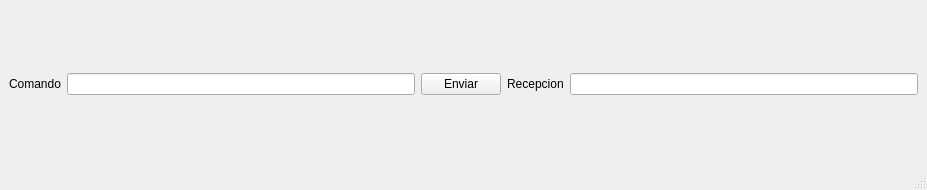
<?xml version="1.0" encoding="UTF-8"?>
<ui version="4.0">
 <class>MainWindow</class>
 <widget class="QMainWindow" name="MainWindow">
  <property name="geometry">
   <rect>
    <x>0</x>
    <y>0</y>
    <width>927</width>
    <height>190</height>
   </rect>
  </property>
  <property name="windowTitle">
   <string>MainWindow</string>
  </property>
  <widget class="QWidget" name="centralwidget">
   <layout class="QVBoxLayout" name="verticalLayout">
    <item>
     <layout class="QHBoxLayout" name="horizontalLayout">
      <item>
       <widget class="QLabel" name="label">
        <property name="text">
         <string>Comando</string>
        </property>
       </widget>
      </item>
      <item>
       <widget class="QLineEdit" name="qComando_LineEdit"/>
      </item>
      <item>
       <widget class="QPushButton" name="qEnviaComando_pushButton">
        <property name="text">
         <string>Enviar</string>
        </property>
       </widget>
      </item>
      <item>
       <widget class="QLabel" name="label_2">
        <property name="text">
         <string>Recepcion</string>
        </property>
       </widget>
      </item>
      <item>
       <widget class="QLineEdit" name="qRecepcion_lineEdit"/>
      </item>
     </layout>
    </item>
   </layout>
  </widget>
  <widget class="QMenuBar" name="menubar">
   <property name="geometry">
    <rect>
     <x>0</x>
     <y>0</y>
     <width>927</width>
     <height>22</height>
    </rect>
   </property>
  </widget>
  <widget class="QStatusBar" name="statusbar"/>
 </widget>
 <resources/>
 <connections/>
</ui>
